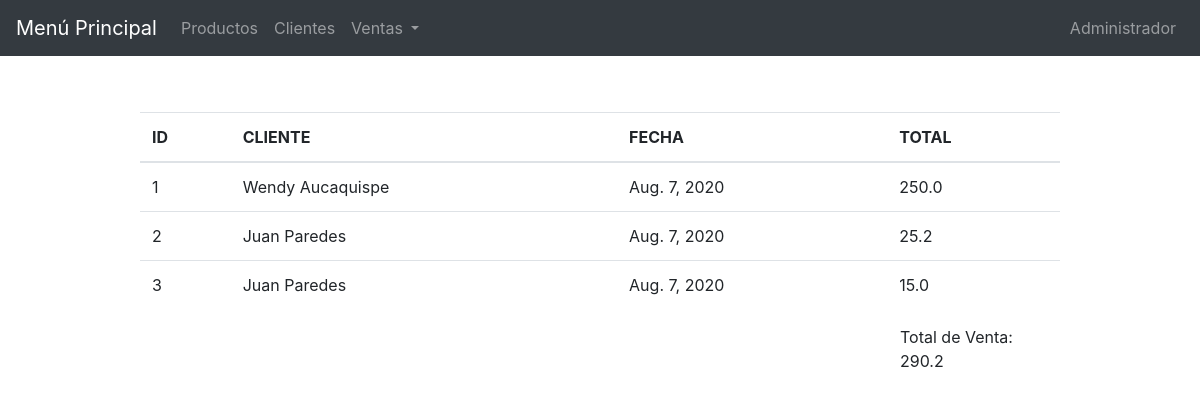
Page /venta/ on the committed database.
### app/models.py (models this page shows, shortened)
class Factura(models.Model):
    cliente = models.ForeignKey(Cliente, on_delete = models.CASCADE)
    fecha = models.DateField()
    total = models.FloatField(default=0)
    class Meta:
        verbose_name = 'Factura'
        verbose_name_plural = 'Facturas'

class Cliente(models.Model):
    ruc = models.CharField(max_length=13)
    nombre = models.CharField(max_length=300)
    direccion = models.TextField(blank=True, null=True)
    producto = models.ManyToManyField(Producto)
    class Meta:
        verbose_name = 'Cliente'
        verbose_name_plural = 'Clientes'
    def __str__(self):
        return self.nombre

### app/views.py (the view)
# urls.py: path('venta/',read_Venta,name='view_venta'),
def read_Venta(request):
    venta = Factura.objects.all()
    acumulador= Factura.objects.aggregate(Sum('total'))
    opciones = {'menu': 'Menú Principal', 'venta': 'Ventas', 'producto': 'Productos',
                'cliente': 'Clientes','detalleFactura':'Detalle Facturas', 'administrador': 'Administrador', 'listarVenta': venta,'totalVenta':acumulador}
    return render(request, 'view_venta.html', opciones)

### templates/view_venta.html (shortened to what this page needs)
<!DOCTYPE html>
<html lang="es">
<head>
    {% load static %}
    <link href="{% static 'bootstrap/css/bootstrap.min.css' %}" rel="stylesheet">
</head>
<body>
    <nav class="navbar navbar-dark navbar-expand-lg  bg-dark">
        <a class="navbar-brand" href="{%url  'index'%}">{{menu}}</a>
        <div class="collapse navbar-collapse" id="navbarSupportedContent">
            <ul class="navbar-nav mr-auto">
                <li class="nav-item">
                    <a class="nav-link" href="/producto">{{producto}}</a>
                </li>
                <li class="nav-item">
                    <a class="nav-link" href="/cliente">{{cliente}}</a>
                </li>
                <li class="nav-item dropdown">
                    <a class="nav-link dropdown-toggle" href="#" id="navbarDropdownMenuLink" data-toggle="dropdown" aria-haspopup="true" aria-expanded="false">
                      Ventas
                    </a>
                </li>
            </ul>
            <ul class="nav navbar-nav justify-content-end">
                <li class="nav-item">
                    <a class="nav-link" href="/admin">{{administrador}}</a>
                </li>
            </ul>
        </div>
    </nav>
    <div class="container">
        <div class="row mt-5">
            <div class="col-md-1"></div>
            <div class="col-md-10">
                <table class="table  mt-2">
                    <thead>
                        <tr>
                            <th scope="col">ID</th>
                            <th scope="col">CLIENTE</th>
                            <th scope="col">FECHA</th>
                            <th scope="col">TOTAL</th>
                        </tr>
                    </thead>
                    <tbody>
                        {% for venta in listarVenta %}
                        <tr>
                            <td>{{ venta.id }}</td>
                            <td>{{ venta.cliente }}</td>
                            <td>{{ venta.fecha }}</td>
                            <td>{{ venta.total }} </td>
                        </tr>
                        {% endfor %}
                    </tbody>
                </table>
            </div>
            <div class="col-md-1"></div>
        </div>
        <div class="row">
            <div class="col-md-3"></div>
            <div class="col-md-3"></div>
            <div class="col-md-3"></div>
            <div class="col-md-2">
                <fieldset>
                    <p>Total de Venta: {{ totalVenta.total__sum }} </p>
                </fieldset>
            </div>
        </div>
    </div>
</body>
</html>

### rows in the picture
Factura: id "1", cliente "Wendy Aucaquispe", fecha "Aug. 7, 2020", total "250.0"
Factura: id "2", cliente "Juan Paredes", fecha "Aug. 7, 2020", total "25.2"
Factura: id "3", cliente "Juan Paredes", fecha "Aug. 7, 2020", total "15.0"

### other values in the picture
{{ menu }} "Menú Principal"
{{ producto }} "Productos"
{{ cliente }} "Clientes"
{{ administrador }} "Administrador"
{{ totalVenta.total__sum }} "290.2"
